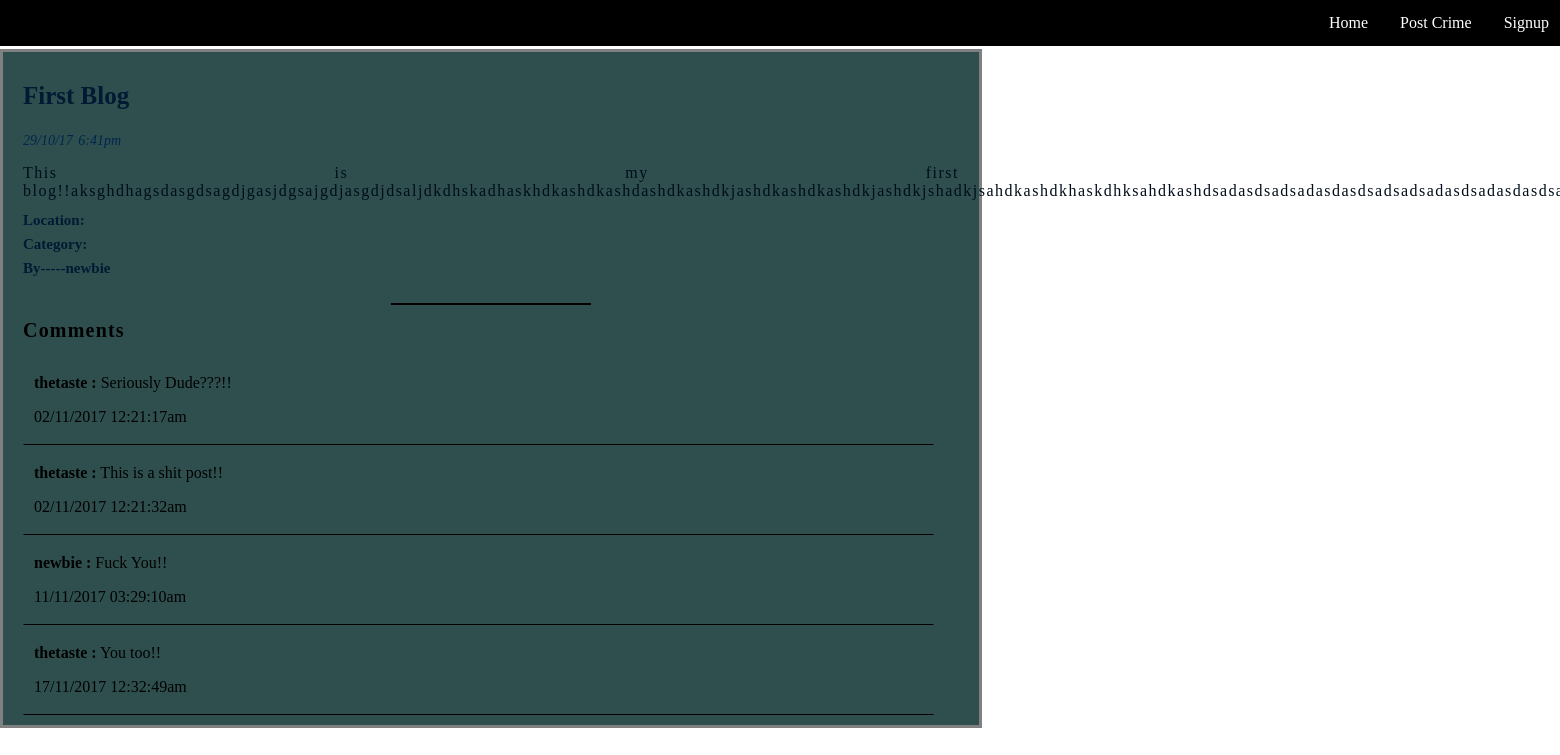
The app's page /Views/blog.php/?blog_id=1 with its own data.
### tables this page shows
CREATE TABLE `blogs` (
  `blog_id` int(11) NOT NULL,
  `title` varchar(100) DEFAULT NULL,
  `body` text,
  `datetime` varchar(70) DEFAULT NULL,
  `attachment` longblob,
  `blogger_id` int(11) DEFAULT NULL,
  `name_hidden` tinyint(1) DEFAULT NULL,
  `location` text,
  `category` varchar(50) DEFAULT NULL,
  `del` tinyint(1) DEFAULT '0'
);

CREATE TABLE `users` (
  `user_id` int(11) NOT NULL,
  `fname` varchar(80) DEFAULT NULL,
  `lname` varchar(80) DEFAULT NULL,
  `age` int(11) DEFAULT NULL,
  `bdate` varchar(11) DEFAULT NULL,
  `username` varchar(120) DEFAULT NULL,
  `email` varchar(50) DEFAULT NULL,
  `password` varchar(100) DEFAULT NULL,
  `pro_pic` varchar(180) DEFAULT NULL,
  `gender` varchar(20) DEFAULT NULL,
  `role` int(11) DEFAULT NULL,
  `del` tinyint(1) DEFAULT '0'
);

CREATE TABLE `comments` (
  `comment_id` int(11) NOT NULL,
  `blog_id` int(11) DEFAULT NULL,
  `user_id` int(11) DEFAULT NULL,
  `body` text,
  `datetime` varchar(70) DEFAULT NULL,
  `del` tinyint(1) DEFAULT '0'
);

### Controllers/login_controller.php (called while the page is built, shortened)
<?php
require_once(get_include_path()."\Projects\aiub project\Models\UserModel.php");
class Login{
    protected $logged = false;
    function isLogged()
    {
        return $this->logged;
    }
}
 ?>

### Controllers/BlogController.php (called while the page is built, shortened)
<?php
require(get_include_path()."\Projects\aiub project\Models\BlogModel.php");
class BlogController{
    private $blog;
    function BlogController()
    {
        $this->blog = new BlogModel();
    }
    function bloggerName($id)
    {
        return $this->blog->getBloggerName($id);
    }
    function getBlog($id)
    {
        return $this->blog->getBlog($id);
    }
}
 ?>

### Models/Models.php (called while the page is built, shortened)
<?php
class Models{
    public $server;
    public $user;
    public $pass;
    public $db;
    protected $conn;
    function Models($server = "localhost:3306" , $user = "root" , $pass ="" , $db = "is_that_crime")
    {
        $this->server = $server;
        $this->user = $user;
        $this->pass = $pass;
        $this->db = $db;
    }
    private function openConnection()
    {
        $this->conn = new mysqli($this->server , $this->user , $this->pass , $this->db);
        if($this->conn->connect_error)
        {
            $this->errorMessage($this->conn->connect_error);
            return false;
        }
        else
            return true;
    }
    function executeQuery($query)
    {
        if($this->openConnection())
        {
            if($this->result = $this->conn->query($query))
            {
                if($this->result->num_rows > 0)
                {
                    return $this->result;
                }
                else
                {
                    $this->closeConnection();
                    return false;
                }
            }
            else
            {
                $this->errorMessage($this->conn->error);
                return false;
            }
        }
        else
        {
            $this->errorMessage($this->conn->error);
            return false;
        }
    }
}
?>

### Models/BlogModel.php (called while the page is built, shortened)
<?php
require_once("Models.php");
class BlogModel extends Models{
    function getBloggerName($id)
    {
        $name = $this->executeQuery("select username from users where user_id in (select blogger_id from blogs where blogger_id = $id);");
        if($name->num_rows > 0)
        {
            $name = $name->fetch_assoc();
            $name = $name["username"];
            return $name;
        }
        else
            return false;
    }
    function getBlog($id)
    {
        $blog = $this->executeQuery("select * from blogs where blog_id = $id and del = false");
        if($blog->num_rows > 0)
        {
            $blog = $blog->fetch_assoc();
            return $blog;
        }
        else
            return false;
    }
}
 ?>

### Controllers/CommentController.php (called while the page is built, shortened)
<?php
require(get_include_path()."\Projects\aiub project\Models\CommentModel.php");
class CommentController{
    private $comment = NULL;
    function CommentController()
    {
        $this->comment = new CommentModel();
    }
    function getCommentByBlog($id)
    {
        return $this->comment->getCommentsByBlog($id);
    }
}
 ?>

### Models/CommentModel.php (called while the page is built, shortened)
<?php
require_once("Models.php");
class CommentModel extends Models{
     function getCommentsByBlog($id)
     {
        $result = $this->executeQuery("select * from comments where blog_id = $id and del = false");
        if($result)
        {
            return $result;
        }
        else
            return false;
     }
}
 ?>

### Controllers/UserController.php (called while the page is built, shortened)
<?php
require_once(get_include_path()."\Projects\aiub project\Models\UserModel.php");
class UserController{
    private $user = NULL;
    function UserController()
    {
        $this->user = new UserModel();
    }
    function getUsername($id)
    {
        return $this->user->getUsernameById($id);
    }
}
 ?>

### Models/UserModel.php (called while the page is built, shortened)
<?php
require_once('Models.php');
class UserModel extends Models{
    function getUsernameById($id)
    {
        $result = $this->executeQuery("select username from users where user_id = $id and del = false");
        if($result)
        {
            $result = $result->fetch_assoc();
            return $result;
        }
        else
            return false;
    }
}
 ?>

### Views/blog.php (the view, shortened to what this page needs)
<html>
<head>
    <link rel="stylesheet" type="text/css" href="http://localhost:<?php echo  $_SERVER["SERVER_PORT"];?>/Projects/aiub%20project/css/index_style.css">
    <link rel="stylesheet" type="text/css" href="http://localhost:<?php echo  $_SERVER["SERVER_PORT"];?>/Projects/aiub%20project/css/navigation.css">
    <link rel="stylesheet" type="text/css" href="http://localhost:<?php echo  $_SERVER["SERVER_PORT"];?>/Projects/aiub%20project/css/blog_style.css">
    <link rel="stylesheet" type="text/css" href="http://localhost:<?php echo  $_SERVER["SERVER_PORT"];?>/Projects/aiub%20project/css/comment_style.css">
        <?php
            require(get_include_path()."\Projects\aiub project\Controllers\login_controller.php");
            require(get_include_path()."\Projects\aiub project\Controllers\UserController.php");
            require(get_include_path()."\Projects\aiub project\Controllers\CommentController.php");
            $login = new Login();
            $comment = new CommentController();
            $logged = $login->isLogged();
            $userId = $login->getUserid();
            require_once(get_include_path()."\Projects\aiub project\Controllers\BlogController.php");
            $blogControl = new BlogController();
         ?>
</head>
<body>
<div>
    <navigation>
        <ul>
            <?php
            if($logged)
                echo "<li class = 'right-li'><a href = 'http://localhost:".$_SERVER['SERVER_PORT']."/Projects/aiub project/Views/user_info.php'>Profile</a></li>";
            else
                echo "<li class = 'right-li'><a href = 'http://localhost:".$_SERVER['SERVER_PORT']."/Projects/aiub project/Views/signup.php'>Signup</a></li>";
            ?>
            <li class = "right-li"><a href = 'http://localhost:<?php echo  $_SERVER["SERVER_PORT"];?>/Projects/aiub project/Views/crime_post.php'>Post Crime</a></li>
            <li class = "right-li"><a href = 'http://localhost:<?php echo  $_SERVER["SERVER_PORT"];?>/Projects/aiub project/index.php'>Home</a></li>
        </ul>
    </navigation>
    <article>
         <div id = "blog-container">
            <?php
            if(isset($_GET["blog_id"]))
            {
                $id = $_GET["blog_id"];
                $blog = $blogControl->getBlog($id);
                $blogger = "Anonymous";
                if(!$blog["name_hidden"])
                {
                    $blogger_id = $blog["blogger_id"];
                    $blogger = $blogControl->bloggerName($blogger_id);
                }
                echo "<div id=\"blog-container-contents\">";
                echo "<p class ='blog_title'>".$blog["title"]."</p>".checkRemovalbeBlog($blog["blog_id"] , $userId);
                echo "<p class = \"datetime\">".$blog["datetime"]."</p>";
                echo "<p class = \"body\">".$blog["body"]."</p>";
                echo "<p class =\"bold-blog-content\">Location: ".$blog["location"]."</p>";
                echo "<p class =\"bold-blog-content\">Category: ".$blog["category"]."</p>";
                echo "<p class =\"bold-blog-content\">By-----".$blogger."</p>";
                echo "</div>";
                echo "<hr>";
                echo "<p id = \"comment-title\">Comments</p>";
                $commentResult = $comment->getCommentByBlog($id);
                if($commentResult)
                {
                    while($row = $commentResult->fetch_assoc())
                    {
                        $username = $user->getUsername($row['user_id']);
                        $username = $username["username"];
                        echo "<div class=\"comments\" id = {$row['comment_id']}>";
                        if($logged)
                            echo "<p><b>$username:</b>  {$row['body']}</p><p class =\"datetime\">{$row["datetime"]}</p>".checkRemovableComment($row['comment_id'] , $id , $userId);
                        else
                            echo "<p><b>$username :</b>  {$row['body']}</p><p>{$row["datetime"]}</p>";
                        echo "</div>";
                    }
                }
            }
            else
            {
                echo "Do Not Mess Up The URL";
            }
         ?>
     </div>
    </article>
</div>
</body>
</html>
<?php
function checkRemovalbeBlog($blogid , $userid)
{
    return "";
}
 ?>

### css/index_style.css (style rules this page uses)
body { margin:0px; padding: 0px; }
article { padding-top:3px; }
::placeholder { color: white; font-style: italic; }
hr { border: solid black; border-width: 2px 0 0;clear: both; margin-top:30px; width: 200px; }
.blog_title { font-size: 25px; text-decoration: none; font-family: 'Tahoma'; text-transform: capitalize; font-weight: bold; color: #001a33; }
.datetime { font-size: 14px; font-style: italic; font-family: 'Tahoma'; line-height: 0.9; word-spacing: 2; color:#00264d; }
.body { font-size: 16px; letter-spacing: 1.5; font-family: 'Tahoma'; word-spacing: 1; color: #000d1a; }
.bold-blog-content { font-size: 15px; font-weight: bold; line-height: 0.6; font-family: 'Tahoma'; color: #001a33; }

### css/navigation.css (style rules this page uses)
body { margin:0; padding:0; }
ul { list-style-type: none; margin: 0; padding:0px 0px 0px 5px; overflow: hidden; background-color:black; opacity:; top: 0px; width: 100%; }
li { float: left; }
.right-li { float:right; display: inline-block; }
li a, .dropbtn { display: inline-block; color: white; text-align: center; padding: 14px 16px; text-decoration: none; }

### css/blog_style.css (style rules this page uses)
#blog-container { max-width:60%; height:auto; background-color: darkslategray; color:black; border:3px solid grey; padding: 5px 20px 10px 20px; margin: 0; text-align: justify; }

### css/comment_style.css (style rules this page uses)
.comments { width:95%; height:auto; padding:2px 10px 2px 10px; border:1px solid transparent; border-bottom-color: black; }
#comment-title { font-size: 20px; text-decoration: none; font-family: ; color:; font-weight: bold; word-spacing: 2; letter-spacing:1.2; line-height: .5; }

### records on screen
blogs: title "First Blog", datetime "29/10/17 6:41pm", body "This is my first…", blogger.username "newbie"
comments: user.username "thetaste", body "Seriously Dude???!!", datetime "02/11/2017 12:21:17am"
comments: user.username "thetaste", body "This is a shit post!!", datetime "02/11/2017 12:21:32am"
comments: user.username "newbie", body "Fuck You!!", datetime "11/11/2017 03:29:10am"
comments: user.username "thetaste", body "You too!!", datetime "17/11/2017 12:32:49am"
